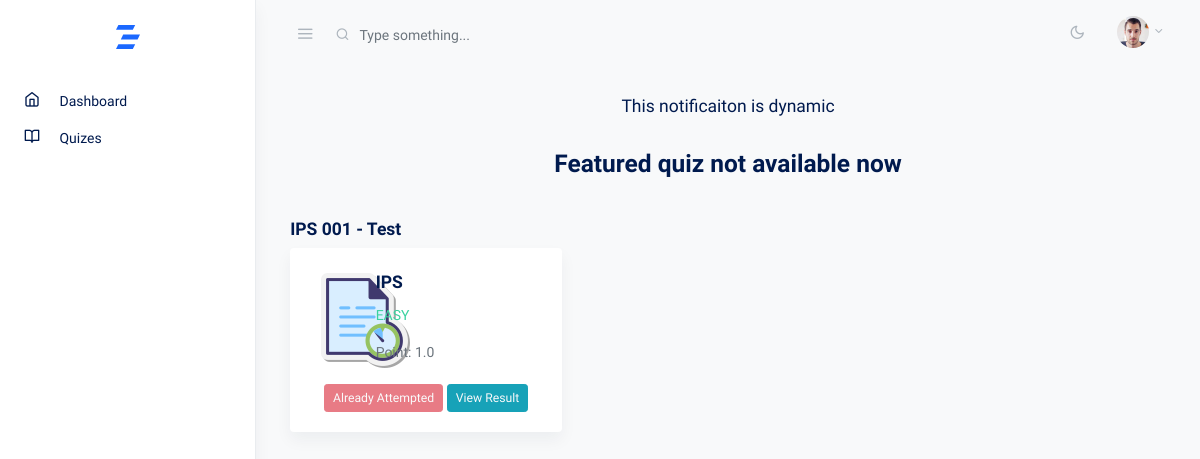
The app's page /home/ (signed in), older data.
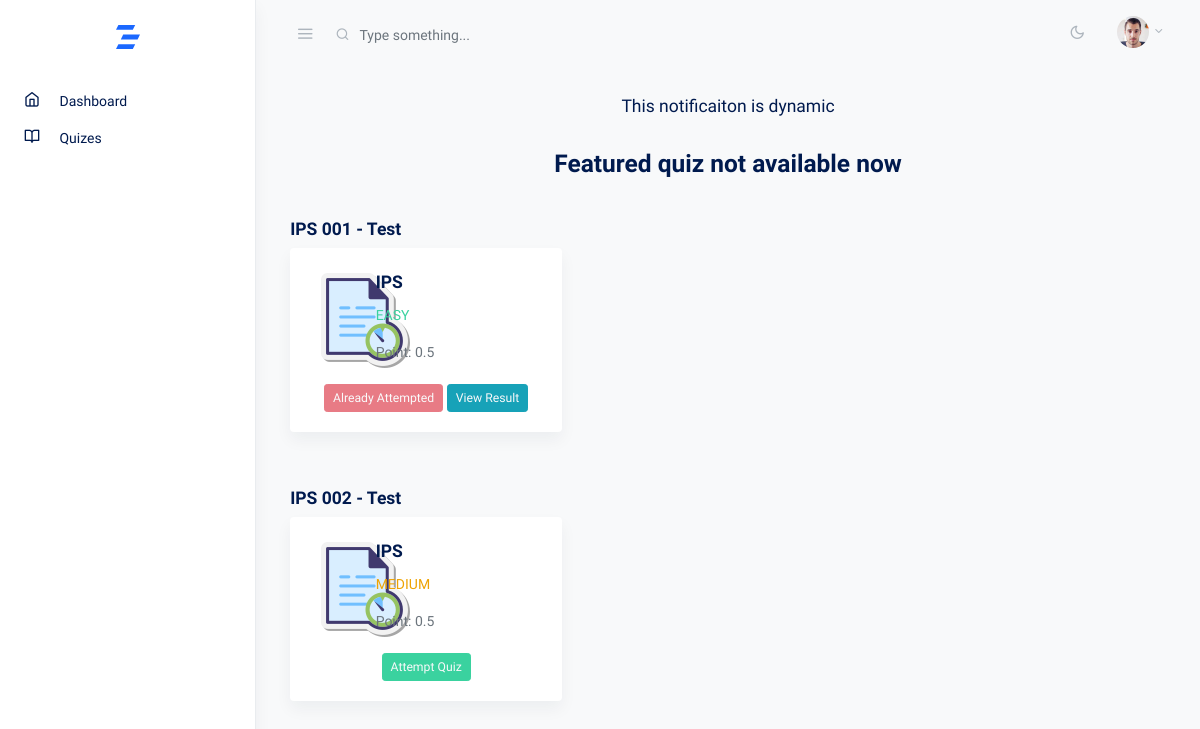
The same page, newer data.
### course/models.py (models this page shows, shortened)
class Subject(models.Model):
    course = models.ForeignKey(Course, on_delete=models.CASCADE)
    name = models.CharField(max_length=100)
    is_active = models.BooleanField(default=True)
    class Meta:
        verbose_name = "Subject"
        verbose_name_plural = "   Subjects"

class QuestionPattern(models.Model):
    TIER_CHOICES = [
        ('easy', 'Easy'),
        ('medium', 'Medium'),
        ('hard', 'Hard'),
    ]
    subject = models.ForeignKey(Subject, on_delete=models.CASCADE)
    tier = models.CharField(max_length=10, choices=TIER_CHOICES)
    exam_duration = models.PositiveIntegerField(default=30)
    points = models.FloatField(default=1.0, verbose_name="Points for each Question")
    random_serve = models.BooleanField(default=False)
    is_featured = models.BooleanField(default=False)
    total_questions_served = models.PositiveIntegerField(default=0, verbose_name="Total Questions Served")
    class Meta:
        verbose_name = "Question Pattern"
        verbose_name_plural = "  Question Patterns"

class Course(models.Model):
    name = models.CharField(max_length=100)
    slug = models.SlugField(unique=True)
    status = models.BooleanField(default=True)
    class Meta:
        verbose_name = "Course"
        verbose_name_plural = "    Courses"

### core/views.py (the view)
# urls.py: path('home/', views.home, name='home'),
@login_required
def home(request):
    user = request.user
    user_course = request.user.course
    f_quizzes = QuestionPattern.objects.filter(subject__course=user_course, is_featured=True).select_related('subject__course').order_by('subject__name')
    f_quizzes_grouped_by_subject = {}
    for subject, quizzes_in_subject in groupby(f_quizzes, lambda quiz: quiz.subject):
        f_quizzes_grouped_by_subject[subject] = list(quizzes_in_subject)
    f_participation_status = {}
    notification = Notification.objects.filter(is_active=True).first()
    attempt_ids = {}
    for quizzes_in_subject in f_quizzes_grouped_by_subject.values():
        for quiz in quizzes_in_subject:
            attempt = UserAttempt.objects.filter(user=user, question=quiz, attempt_count=1).first()
            if attempt:
                f_participation_status[quiz.id] = True
                attempt_ids[quiz.id] = attempt.id
            else:
                f_participation_status[quiz.id] = False
    return render(request, 'user/home.html', {
        'f_quizzes_grouped_by_subject': f_quizzes_grouped_by_subject,
        'f_participation_status': f_participation_status,
        'notification': notification,
        'attempt_ids': attempt_ids,
    })

### core/custom_filters.py (called while the page is built)
@register.filter(name='get_value')
def get_value(dictionary, key):
    return dictionary.get(key, False)

@register.filter
def get_item(dictionary, key):
    return dictionary.get(key)

### templates/user/home.html (shortened to what the changed rows need)
{% extends 'user/assets/base.html' %}
{% load custom_filters %}
{% block content %}
<div class="container-fluid">
    <div class="row justify-content-center">
        <div class="col-12">
            <div class="row">
                {% for subject, quizzes in f_quizzes_grouped_by_subject.items %}
                    <div class="col-12 mt-3 mb-3">
                        <h5>{{ subject.name }}</h5>
                        <div class="row">
                            {% for quiz in quizzes %}
                                <div class="col-md-6 col-xl-4 mb-4">
                                    <div class="card shadow border-0">
                                        <div class="card-body">
                                            <div class="row align-items-center">
                                                <div class="col-3 text-center">
                                                    <img>
                                                </div>
                                                <div class="col">
                                                    <h5 class="card-title">{{ quiz.subject.course.name }}</h5>
                                                        {% if quiz.tier == 'easy' %}
                                                            <span class="text-success" >{{ quiz.tier|upper }}</span>
                                                        {% elif quiz.tier == 'medium' %}
                                                            <span class="text-warning" >{{ quiz.tier|upper }}</span>
                                                        {% else %}
                                                            <span class="text-danger" >{{ quiz.tier|upper }}</span>
                                                        {% endif %}
                                                    <p class="card-text">Point: {{ quiz.points }}</p>
                                                </div>
                                            </div>
                                            <div class="row align-items-center justify-content-center text-center mt-3">
                                                <div class="col">
                                                    {% if f_participation_status|get_value:quiz.id %}
                                                        <button disabled class="btn btn-danger btn-sm text-light">Already Attempted</button>
                                                        {% if attempt_ids|get_item:quiz.id %}
                                                            <a href="{% url 'core:attempt_answer' user_attempt_id=attempt_ids|get_item:quiz.id %}">
                                                                <button class="btn btn-info btn-sm text-light" type="button">View Result</button>
                                                            </a>
                                                        {% endif %}
                                                    {% else %}
                                                        <button class="btn btn-success text-light btn-sm" type="button" data-toggle="modal" data-target="#verticalModal_{{forloop.counter}}">Attempt Quiz</button>
                                                    {% endif %}
                                                </div>
                                            </div>
                                        </div>
                                    </div>
                                </div>
                            {% endfor %}
                        </div>
                    </div>
                {% endfor %}
            </div>
        </div>
    </div>
        </div>
    </div>
{% endblock %}

Row changes from the older to the newer data that the page shows:
changed QuestionPattern "EASY": points "1.0" → "0.5"
added Subject: name "IPS 002 - Test"
added QuestionPattern: subject.course.name "IPS", tier "MEDIUM", points "0.5", shown under "IPS 002 - Test"
